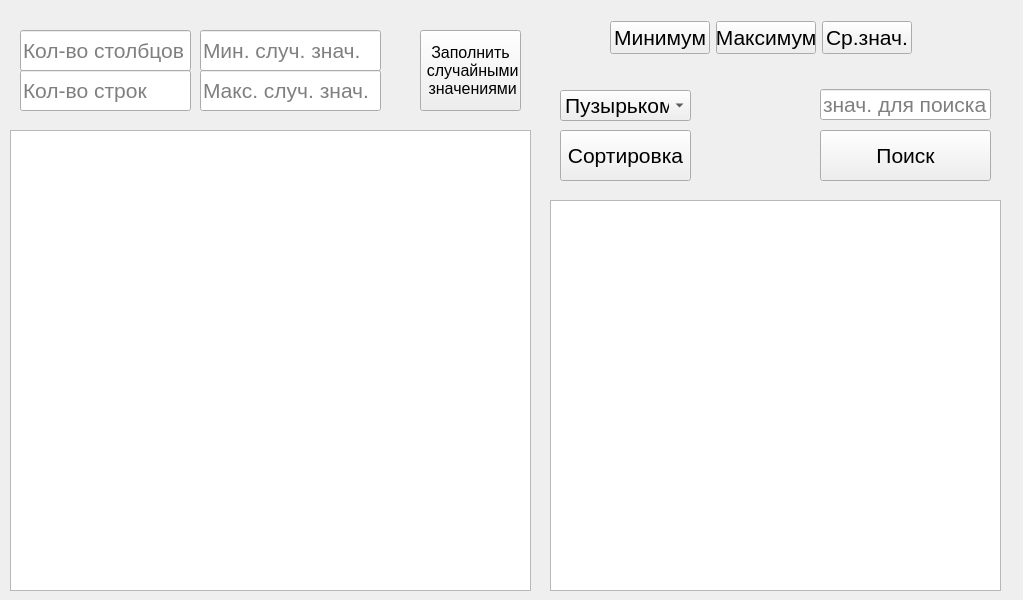
<?xml version="1.0" encoding="UTF-8"?>
<ui version="4.0">
 <class>Widget</class>
 <widget class="QWidget" name="Widget">
  <property name="geometry">
   <rect>
    <x>0</x>
    <y>0</y>
    <width>1023</width>
    <height>600</height>
   </rect>
  </property>
  <property name="font">
   <font>
    <pointsize>16</pointsize>
   </font>
  </property>
  <property name="windowTitle">
   <string>Сортировка таблицы</string>
  </property>
  <widget class="QTableWidget" name="mainTable">
   <property name="geometry">
    <rect>
     <x>10</x>
     <y>130</y>
     <width>521</width>
     <height>461</height>
    </rect>
   </property>
  </widget>
  <widget class="QPushButton" name="randomFill">
   <property name="geometry">
    <rect>
     <x>420</x>
     <y>30</y>
     <width>101</width>
     <height>81</height>
    </rect>
   </property>
   <property name="font">
    <font>
     <pointsize>12</pointsize>
    </font>
   </property>
   <property name="text">
    <string>Заполнить
 случайными
 значениями</string>
   </property>
   <property name="iconSize">
    <size>
     <width>12</width>
     <height>12</height>
    </size>
   </property>
   <property name="autoRepeat">
    <bool>false</bool>
   </property>
   <property name="autoExclusive">
    <bool>false</bool>
   </property>
  </widget>
  <widget class="QComboBox" name="typeOfSorting">
   <property name="geometry">
    <rect>
     <x>560</x>
     <y>90</y>
     <width>131</width>
     <height>31</height>
    </rect>
   </property>
   <item>
    <property name="text">
     <string>Пузырьком</string>
    </property>
   </item>
   <item>
    <property name="text">
     <string>Быстрая</string>
    </property>
   </item>
   <item>
    <property name="text">
     <string>Расчёска</string>
    </property>
   </item>
   <item>
    <property name="text">
     <string>Гномья</string>
    </property>
   </item>
   <item>
    <property name="text">
     <string>Обезьянья</string>
    </property>
   </item>
  </widget>
  <widget class="QPushButton" name="sortButton">
   <property name="geometry">
    <rect>
     <x>560</x>
     <y>130</y>
     <width>131</width>
     <height>51</height>
    </rect>
   </property>
   <property name="text">
    <string>Сортировка</string>
   </property>
  </widget>
  <widget class="QLineEdit" name="numOfColumns">
   <property name="geometry">
    <rect>
     <x>20</x>
     <y>30</y>
     <width>171</width>
     <height>41</height>
    </rect>
   </property>
   <property name="text">
    <string/>
   </property>
   <property name="placeholderText">
    <string>Кол-во столбцов</string>
   </property>
  </widget>
  <widget class="QLineEdit" name="numOfRows">
   <property name="geometry">
    <rect>
     <x>20</x>
     <y>70</y>
     <width>171</width>
     <height>41</height>
    </rect>
   </property>
   <property name="text">
    <string/>
   </property>
   <property name="placeholderText">
    <string>Кол-во строк</string>
   </property>
  </widget>
  <widget class="QLineEdit" name="maxInt">
   <property name="geometry">
    <rect>
     <x>200</x>
     <y>70</y>
     <width>181</width>
     <height>41</height>
    </rect>
   </property>
   <property name="text">
    <string/>
   </property>
   <property name="placeholderText">
    <string>Макс. случ. знач.</string>
   </property>
  </widget>
  <widget class="QLineEdit" name="minInt">
   <property name="geometry">
    <rect>
     <x>200</x>
     <y>30</y>
     <width>181</width>
     <height>41</height>
    </rect>
   </property>
   <property name="text">
    <string/>
   </property>
   <property name="placeholderText">
    <string>Мин. случ. знач.</string>
   </property>
  </widget>
  <widget class="QTextBrowser" name="textOut">
   <property name="geometry">
    <rect>
     <x>550</x>
     <y>200</y>
     <width>451</width>
     <height>391</height>
    </rect>
   </property>
  </widget>
  <widget class="QWidget" name="layoutWidget">
   <property name="geometry">
    <rect>
     <x>610</x>
     <y>20</y>
     <width>302</width>
     <height>35</height>
    </rect>
   </property>
   <layout class="QHBoxLayout" name="horizontalLayout">
    <item>
     <widget class="QPushButton" name="getMinButton">
      <property name="text">
       <string>Минимум</string>
      </property>
     </widget>
    </item>
    <item>
     <widget class="QPushButton" name="getMaxButton">
      <property name="text">
       <string>Максимум</string>
      </property>
     </widget>
    </item>
    <item>
     <widget class="QPushButton" name="meanInt">
      <property name="text">
       <string>Ср.знач.</string>
      </property>
     </widget>
    </item>
   </layout>
  </widget>
  <widget class="QLineEdit" name="searchValue">
   <property name="geometry">
    <rect>
     <x>820</x>
     <y>89</y>
     <width>171</width>
     <height>31</height>
    </rect>
   </property>
   <property name="placeholderText">
    <string>знач. для поиска</string>
   </property>
  </widget>
  <widget class="QPushButton" name="searchButton">
   <property name="geometry">
    <rect>
     <x>820</x>
     <y>130</y>
     <width>171</width>
     <height>51</height>
    </rect>
   </property>
   <property name="text">
    <string>Поиск</string>
   </property>
  </widget>
 </widget>
 <resources/>
 <connections/>
</ui>
